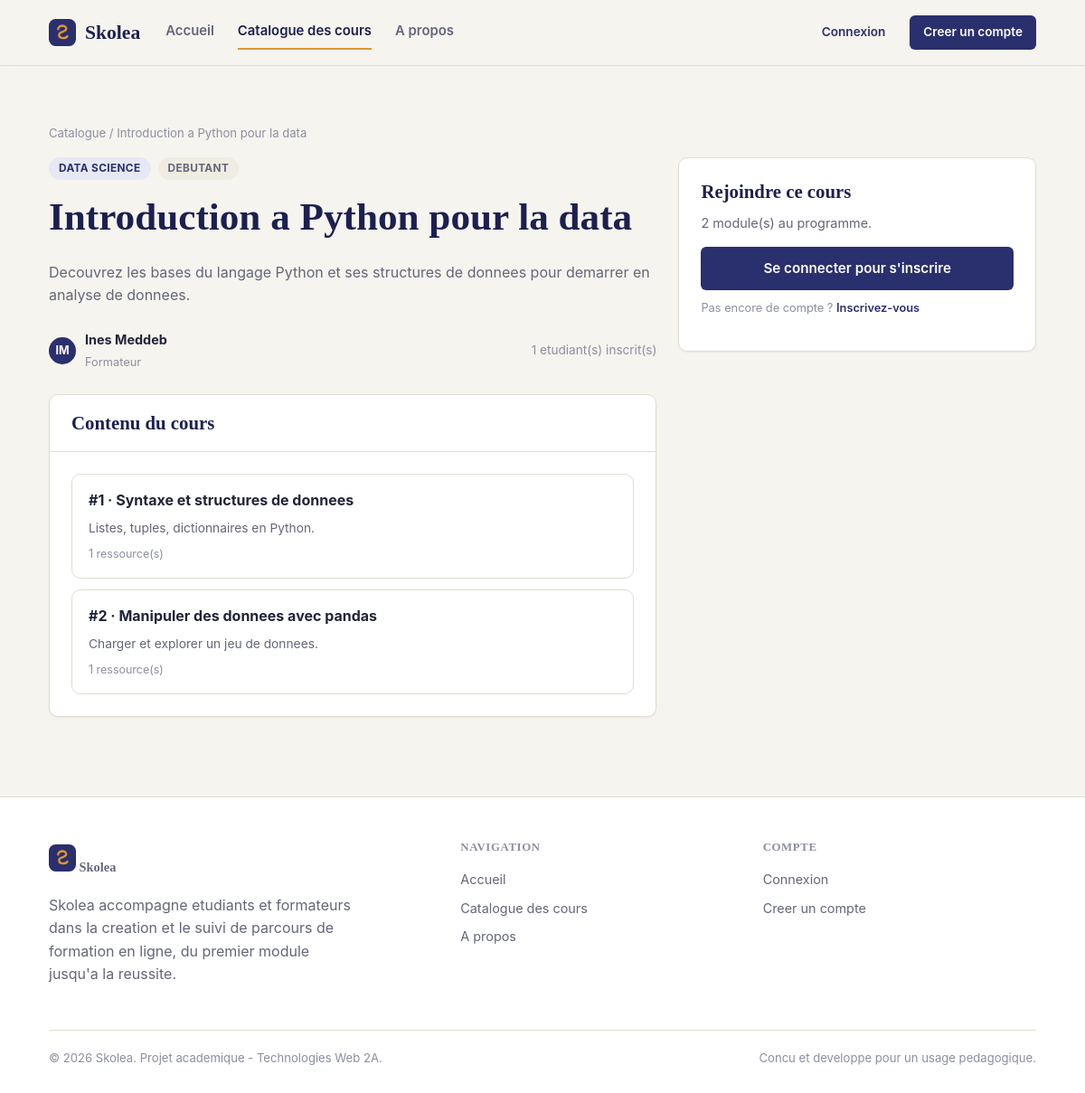
Page /SkoleaMVC/View/FrontOffice/cours_detail.php?id=4 on the committed database.
### tables this page shows
CREATE TABLE cours (
    id              INT UNSIGNED AUTO_INCREMENT PRIMARY KEY,
    titre           VARCHAR(150) NOT NULL,
    description     TEXT NOT NULL,
    categorie_id    INT UNSIGNED NOT NULL,
    formateur_id    INT UNSIGNED NOT NULL,
    image           VARCHAR(255) NULL,
    niveau          ENUM('debutant', 'intermediaire', 'avance') NOT NULL DEFAULT 'debutant',
    statut          ENUM('brouillon', 'publie') NOT NULL DEFAULT 'brouillon',
    date_creation   DATETIME NOT NULL DEFAULT CURRENT_TIMESTAMP,
    date_maj        DATETIME NOT NULL DEFAULT CURRENT_TIMESTAMP ON UPDATE CURRENT_TIMESTAMP,
    CONSTRAINT fk_cours_categorie FOREIGN KEY (categorie_id) REFERENCES categories(id)
        ON DELETE RESTRICT ON UPDATE CASCADE,
    CONSTRAINT fk_cours_formateur FOREIGN KEY (formateur_id) REFERENCES utilisateurs(id)
        ON DELETE CASCADE ON UPDATE CASCADE
);

CREATE TABLE categories (
    id              INT UNSIGNED AUTO_INCREMENT PRIMARY KEY,
    nom             VARCHAR(100) NOT NULL UNIQUE,
    description     VARCHAR(255) NULL,
    date_creation   DATETIME NOT NULL DEFAULT CURRENT_TIMESTAMP
);

CREATE TABLE utilisateurs (
    id              INT UNSIGNED AUTO_INCREMENT PRIMARY KEY,
    nom             VARCHAR(80)  NOT NULL,
    prenom          VARCHAR(80)  NOT NULL,
    email           VARCHAR(150) NOT NULL UNIQUE,
    mot_de_passe    VARCHAR(255) NOT NULL,
    role            ENUM('administrateur', 'formateur', 'etudiant') NOT NULL DEFAULT 'etudiant',
    photo           VARCHAR(255) NULL,
    bio             VARCHAR(500) NULL,
    date_creation   DATETIME NOT NULL DEFAULT CURRENT_TIMESTAMP
);

CREATE TABLE modules (
    id              INT UNSIGNED AUTO_INCREMENT PRIMARY KEY,
    cours_id        INT UNSIGNED NOT NULL,
    titre           VARCHAR(150) NOT NULL,
    description     TEXT NULL,
    ordre           INT UNSIGNED NOT NULL DEFAULT 1,
    date_creation   DATETIME NOT NULL DEFAULT CURRENT_TIMESTAMP,
    CONSTRAINT fk_module_cours FOREIGN KEY (cours_id) REFERENCES cours(id)
        ON DELETE CASCADE ON UPDATE CASCADE
);

### config.php (called while the page is built)
<?php
class config
{
    private static $pdo = null;
    public static function getConnexion()
    {
        if (!isset(self::$pdo)) {
            $servername = "localhost";
            $username = "root";
            $password = "";
            $dbname = "skolea";
            try {
                self::$pdo = new PDO(
                    "mysql:host=$servername;dbname=$dbname;charset=utf8mb4",
                    $username,
                    $password
                );
                self::$pdo->setAttribute(PDO::ATTR_ERRMODE, PDO::ERRMODE_EXCEPTION);
                self::$pdo->setAttribute(PDO::ATTR_DEFAULT_FETCH_MODE, PDO::FETCH_ASSOC);
            } catch (Exception $e) {
                die('Erreur de connexion : ' . $e->getMessage());
            }
        }
        return self::$pdo;
    }
}

### SkoleaMVC/Model/Cours.php (called while the page is built, shortened)
<?php
class Cours
{
    private $pdo;
    private $selectAvecJointures = "
        SELECT c.*, cat.nom AS categorie_nom,
               u.nom AS formateur_nom, u.prenom AS formateur_prenom,
               (SELECT COUNT(*) FROM inscriptions i WHERE i.cours_id = c.id) AS nb_inscrits,
               (SELECT COUNT(*) FROM modules m WHERE m.cours_id = c.id) AS nb_modules
        FROM cours c
        INNER JOIN categories cat ON cat.id = c.categorie_id
        INNER JOIN utilisateurs u ON u.id = c.formateur_id
    ";
    public function __construct()
    {
        $this->pdo = config::getConnexion();
    }
    public function find($id)
    {
        $stmt = $this->pdo->prepare($this->selectAvecJointures . ' WHERE c.id = :id');
        $stmt->execute(['id' => $id]);
        return $stmt->fetch() ?: null;
    }
}

### SkoleaMVC/helpers.php (called while the page is built, shortened)
<?php
function e($value)
{
    return htmlspecialchars($value ?? '', ENT_QUOTES, 'UTF-8');
}
function niveau_label($niveau)
{
    if ($niveau === 'debutant') return 'Debutant';
    return ucfirst($niveau);
}
function utilisateur_connecte()
{
    return $_SESSION['utilisateur'] ?? null;
}

### SkoleaMVC/Model/Module.php (called while the page is built, shortened)
<?php
class Module
{
    private $pdo;
    public function __construct()
    {
        $this->pdo = config::getConnexion();
    }
    public function byCours($coursId)
    {
        $stmt = $this->pdo->prepare('
            SELECT m.*, (SELECT COUNT(*) FROM ressources r WHERE r.module_id = m.id) AS nb_ressources
            FROM modules m
            WHERE m.cours_id = :cours_id
            ORDER BY m.ordre ASC, m.id ASC
        ');
        $stmt->execute(['cours_id' => $coursId]);
        return $stmt->fetchAll();
    }
}

### SkoleaMVC/View/FrontOffice/cours_detail.php (the view, shortened to what this page needs)
<?php
require_once __DIR__ . '/../../bootstrap.php';
require_once __DIR__ . '/../../Model/Cours.php';
require_once __DIR__ . '/../../Model/Module.php';
$id = (int) ($_GET['id'] ?? 0);
$coursModel = new Cours();
$cours = $coursModel->find($id);
$modules = (new Module())->byCours($cours['id']);
$inscription = null;
require __DIR__ . '/includes/header.php';
?>
<section class="section" style="padding-bottom:24px;">
    <div class="container">
        <div class="breadcrumb">
            <a href="cours.php">Catalogue</a> / <?= e($cours['titre']) ?>
        </div>
        <div class="grid" style="grid-template-columns:1.7fr 1fr;align-items:start;">
            <div>
                <div class="tag-list" style="margin-bottom:14px;">
                    <span class="badge badge-primaire"><?= e($cours['categorie_nom']) ?></span>
                    <span class="badge badge-neutre"><?= e(niveau_label($cours['niveau'])) ?></span>
                </div>
                <h1><?= e($cours['titre']) ?></h1>
                <p class="text-muted"><?= nl2br(e($cours['description'])) ?></p>
                <div class="cluster" style="margin:24px 0;">
                    <span class="user-avatar"><?= e(mb_strtoupper(mb_substr($cours['formateur_prenom'], 0, 1) . mb_substr($cours['formateur_nom'], 0, 1))) ?></span>
                    <div>
                        <strong style="display:block;font-size:.9rem;"><?= e($cours['formateur_prenom'] . ' ' . $cours['formateur_nom']) ?></strong>
                        <span class="text-soft" style="font-size:.8rem;">Formateur</span>
                    </div>
                    <span class="text-soft" style="font-size:.85rem;"><?= (int) $cours['nb_inscrits'] ?> etudiant(s) inscrit(s)</span>
                </div>
                <div class="card">
                    <div class="card-header"><h3 style="margin:0;">Contenu du cours</h3></div>
                    <div class="card-body">
                        <?php foreach ($modules as $module): ?>
                            <div class="module-item">
                                <strong>#<?= (int) $module['ordre'] ?> &middot; <?= e($module['titre']) ?></strong>
                                <?php if ($module['description']): ?>
                                    <p class="text-muted" style="margin:6px 0 0;font-size:.86rem;"><?= e($module['description']) ?></p>
                                <?php endif; ?>
                                <p class="text-soft" style="margin:8px 0 0;font-size:.78rem;"><?= (int) $module['nb_ressources'] ?> ressource(s)</p>
                            </div>
                        <?php endforeach; ?>
                    </div>
                </div>
            </div>
            <div class="card">
                <div class="card-body">
                    <h3 style="margin-top:0;">Rejoindre ce cours</h3>
                    <p class="text-muted" style="font-size:.9rem;"><?= count($modules) ?> module(s) au programme.</p>
                    <?php if ($inscription): ?>
                        <p class="text-muted" style="font-size:.85rem;">Vous suivez deja ce cours.</p>
                        <a href="suivre_cours.php?id=<?= (int) $cours['id'] ?>" class="btn btn-primary btn-block">Continuer le cours</a>
                    <?php elseif ($utilisateur): ?>
                        <p class="text-soft" style="font-size:.85rem;">Seuls les comptes etudiant peuvent s'inscrire a un cours.</p>
                    <?php else: ?>
                        <a href="connexion.php" class="btn btn-primary btn-block">Se connecter pour s'inscrire</a>
                        <p class="text-soft" style="font-size:.8rem;margin-top:10px;">
                            Pas encore de compte ? <a href="inscription.php" style="color:var(--color-primary);font-weight:600;">Inscrivez-vous</a>
                        </p>
                    <?php endif; ?>
                </div>
            </div>
        </div>
    </div>
</section>
<?php require __DIR__ . '/includes/footer.php'; ?>

### SkoleaMVC/assets/css/app.css (style rules this page uses)
:root { --color-bg: #f6f4ee; --color-surface: #ffffff; --color-surface-alt: #efece2; --color-border: #e2ddd0; --color-text: #21243a; --color-text-muted: #63667c; --color-text-soft: #8b8ea3; --color-primary: #2a2f6d; --color-primary-dark: #1c2050; --color-primary-light: #4c56a6; --color-accent: #dd9636; --color-accent-dark: #b87a24; --color-success: #2e8b57; --color-success-bg: #e5f3ea; --color-warning: #c77d22; --color-warning-bg: #faf0e0; --color-danger: #c1443a; --color-danger-bg: #fbe9e7; --color-info: #2f6f9e; --color-info-bg: #e7f1f7; --font-heading: Cambria, Georgia, 'Times New Roman', serif; --font-body: -apple-system, BlinkMacSystemFont, 'Segoe UI', Roboto, Helvetica, Arial, sans-serif; --radius-sm: 6px; --radius-md: 10px; --radius-lg: 18px; --shadow-sm: 0 1px 2px rgba(33, 36, 58, 0.06); --shadow-md: 0 8px 24px rgba(33, 36, 58, 0.08); --shadow-lg: 0 16px 40px rgba(33, 36, 58, 0.14); --container-width: 1140px; }
*, *::before, *::after { box-sizing: border-box; }
html { -webkit-text-size-adjust: 100%; scroll-behavior: smooth; }
body { margin: 0; background: var(--color-bg); color: var(--color-text); font-family: var(--font-body); font-size: 16px; line-height: 1.6; -webkit-font-smoothing: antialiased; }
a { color: inherit; text-decoration: none; }
h1, h2, h3, h4, h5 { font-family: var(--font-heading); font-weight: 600; line-height: 1.25; margin: 0 0 .5em; color: var(--color-primary-dark); }
h1 { font-size: clamp(1.9rem, 1.5rem + 1.6vw, 2.75rem); }
h3 { font-size: 1.3rem; }
p { margin: 0 0 1em; }
.text-muted { color: var(--color-text-muted); }
.text-soft { color: var(--color-text-soft); }
.container { width: 100%; max-width: var(--container-width); margin: 0 auto; padding: 0 24px; }
.section { padding: 64px 0; }
.grid { display: grid; gap: 24px; }
.cluster { display: flex; align-items: center; gap: 10px; flex-wrap: wrap; }
.btn { display: inline-flex; align-items: center; justify-content: center; gap: 8px; border: 1px solid transparent; border-radius: var(--radius-sm); padding: 11px 22px; font-size: .95rem; font-weight: 600; cursor: pointer; transition: transform .12s ease, box-shadow .12s ease, background-color .12s ease, border-color .12s ease; white-space: nowrap; }
.btn-primary { background: var(--color-primary); color: #fff; }
.btn-block { width: 100%; }
.card { background: var(--color-surface); border: 1px solid var(--color-border); border-radius: var(--radius-md); box-shadow: var(--shadow-sm); }
.card-body { padding: 24px; }
.card-header { padding: 18px 24px; border-bottom: 1px solid var(--color-border); display: flex; align-items: center; justify-content: space-between; gap: 12px; }
.badge { display: inline-flex; align-items: center; gap: 5px; padding: 3px 11px; border-radius: 999px; font-size: .74rem; font-weight: 700; text-transform: uppercase; letter-spacing: .03em; }
.badge-neutre { background: var(--color-surface-alt); color: var(--color-text-muted); }
.badge-primaire { background: #e6e8f5; color: var(--color-primary); }
.user-avatar { width: 30px; height: 30px; border-radius: 50%; background: var(--color-primary); color: #fff; display: flex; align-items: center; justify-content: center; font-size: .78rem; font-weight: 700; }
.tag-list { display: flex; gap: 8px; flex-wrap: wrap; }
.breadcrumb { font-size: .82rem; color: var(--color-text-soft); margin-bottom: 16px; }
.module-item { border: 1px solid var(--color-border); border-radius: var(--radius-md); padding: 16px 18px; background: var(--color-surface); }
.module-item + .module-item { margin-top: 12px; }

### rows in the picture
cours: titre "Introduction a Python pour la data", categorie.nom "DATA SCIENCE", niveau "DEBUTANT", description "Decouvrez les bases du langage Python et ses structures de donnees pour demarrer en analyse de donnees.", formateur.nom "IM", formateur.nom "Ines Meddeb"
modules: ordre "1", titre "Syntaxe et structures de donnees", description "Listes, tuples, dictionnaires en Python.", nb_ressources "1"
modules: ordre "2", titre "Manipuler des donnees avec pandas", description "Charger et explorer un jeu de donnees.", nb_ressources "1"

### other values in the picture
$cours['nb_inscrits'] "1"
count($modules) "2"
